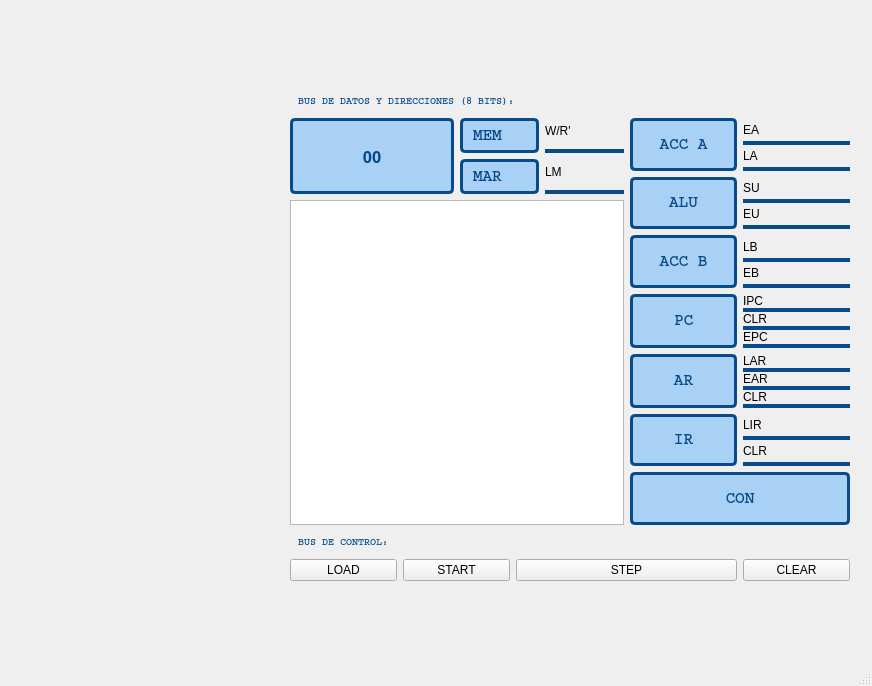
<?xml version="1.0" encoding="UTF-8"?>
<ui version="4.0">
 <class>MainWindow</class>
 <widget class="QMainWindow" name="MainWindow">
  <property name="geometry">
   <rect>
    <x>0</x>
    <y>0</y>
    <width>872</width>
    <height>686</height>
   </rect>
  </property>
  <property name="windowTitle">
   <string>MainWindow</string>
  </property>
  <widget class="QWidget" name="centralwidget">
   <widget class="QWidget" name="">
    <property name="geometry">
     <rect>
      <x>290</x>
      <y>90</y>
      <width>560</width>
      <height>491</height>
     </rect>
    </property>
    <layout class="QGridLayout" name="gridLayout">
     <item row="1" column="0" colspan="3">
      <layout class="QHBoxLayout" name="horizontalLayout_3">
       <item>
        <widget class="QLabel" name="label_OUT">
         <property name="styleSheet">
          <string notr="true">background-color: #A9D0F5; color: #084B8A; font-family: OCR A Extended; border: 3px solid #084B8A; border-radius: 5px; font-weight: bold; font-size: 16px; padding: 5px;</string>
         </property>
         <property name="text">
          <string>00</string>
         </property>
         <property name="alignment">
          <set>Qt::AlignCenter</set>
         </property>
        </widget>
       </item>
       <item>
        <layout class="QVBoxLayout" name="verticalLayout_3">
         <item>
          <layout class="QHBoxLayout" name="horizontalLayout_2">
           <item>
            <widget class="QLabel" name="label_MEM">
             <property name="styleSheet">
              <string notr="true">background-color: #A9D0F5; color: #084B8A; font-family: Courier; border: 3px solid #084B8A; border-radius: 5px; font-weight: bold; font-size: 16px; padding: 5px;</string>
             </property>
             <property name="text">
              <string>MEM</string>
             </property>
            </widget>
           </item>
           <item>
            <layout class="QVBoxLayout" name="verticalLayout">
             <item>
              <widget class="QLabel" name="label_20">
               <property name="text">
                <string>W/R'</string>
               </property>
              </widget>
             </item>
             <item>
              <widget class="QLabel" name="WR">
               <property name="maximumSize">
                <size>
                 <width>16777215</width>
                 <height>4</height>
                </size>
               </property>
               <property name="styleSheet">
                <string notr="true">background-color: #084B8A; </string>
               </property>
               <property name="text">
                <string/>
               </property>
              </widget>
             </item>
            </layout>
           </item>
          </layout>
         </item>
         <item>
          <layout class="QHBoxLayout" name="horizontalLayout">
           <item>
            <widget class="QLabel" name="label_MAR">
             <property name="styleSheet">
              <string notr="true">background-color: #A9D0F5; color: #084B8A; font-family: Courier; border: 3px solid #084B8A; border-radius: 5px; font-weight: bold; font-size: 16px; padding: 5px;</string>
             </property>
             <property name="text">
              <string>MAR</string>
             </property>
            </widget>
           </item>
           <item>
            <layout class="QVBoxLayout" name="verticalLayout_2">
             <item>
              <widget class="QLabel" name="label_24">
               <property name="text">
                <string>LM</string>
               </property>
              </widget>
             </item>
             <item>
              <widget class="QLabel" name="LM">
               <property name="maximumSize">
                <size>
                 <width>16777215</width>
                 <height>4</height>
                </size>
               </property>
               <property name="styleSheet">
                <string notr="true">background-color: #084B8A; </string>
               </property>
               <property name="text">
                <string/>
               </property>
              </widget>
             </item>
            </layout>
           </item>
          </layout>
         </item>
        </layout>
       </item>
      </layout>
     </item>
     <item row="1" column="3" rowspan="2" colspan="2">
      <layout class="QVBoxLayout" name="verticalLayout_10">
       <item>
        <layout class="QHBoxLayout" name="horizontalLayout_4">
         <item>
          <widget class="QLabel" name="label_A">
           <property name="minimumSize">
            <size>
             <width>74</width>
             <height>0</height>
            </size>
           </property>
           <property name="layoutDirection">
            <enum>Qt::LeftToRight</enum>
           </property>
           <property name="styleSheet">
            <string notr="true">background-color: #A9D0F5; color: #084B8A; font-family: Courier; border: 3px solid #084B8A; border-radius: 5px; font-weight: bold; font-size: 16px; padding: 5px;</string>
           </property>
           <property name="text">
            <string>ACC A</string>
           </property>
           <property name="textFormat">
            <enum>Qt::RichText</enum>
           </property>
           <property name="alignment">
            <set>Qt::AlignCenter</set>
           </property>
           <property name="indent">
            <number>0</number>
           </property>
          </widget>
         </item>
         <item>
          <layout class="QVBoxLayout" name="verticalLayout_4">
           <property name="spacing">
            <number>0</number>
           </property>
           <item>
            <widget class="QLabel" name="label_15">
             <property name="text">
              <string>EA</string>
             </property>
            </widget>
           </item>
           <item>
            <widget class="QLabel" name="EA">
             <property name="maximumSize">
              <size>
               <width>16777215</width>
               <height>4</height>
              </size>
             </property>
             <property name="styleSheet">
              <string notr="true">background-color: #084B8A; </string>
             </property>
             <property name="text">
              <string/>
             </property>
            </widget>
           </item>
           <item>
            <widget class="QLabel" name="label_16">
             <property name="text">
              <string>LA</string>
             </property>
            </widget>
           </item>
           <item>
            <widget class="QLabel" name="LA">
             <property name="maximumSize">
              <size>
               <width>16777215</width>
               <height>4</height>
              </size>
             </property>
             <property name="styleSheet">
              <string notr="true">background-color: #084B8A; </string>
             </property>
             <property name="text">
              <string/>
             </property>
            </widget>
           </item>
          </layout>
         </item>
        </layout>
       </item>
       <item>
        <layout class="QHBoxLayout" name="horizontalLayout_5">
         <item>
          <widget class="QLabel" name="label_ALU">
           <property name="minimumSize">
            <size>
             <width>74</width>
             <height>0</height>
            </size>
           </property>
           <property name="layoutDirection">
            <enum>Qt::LeftToRight</enum>
           </property>
           <property name="styleSheet">
            <string notr="true">background-color: #A9D0F5; color: #084B8A; font-family: Courier; border: 3px solid #084B8A; border-radius: 5px; font-weight: bold; font-size: 16px; padding: 5px;</string>
           </property>
           <property name="text">
            <string>ALU</string>
           </property>
           <property name="textFormat">
            <enum>Qt::RichText</enum>
           </property>
           <property name="alignment">
            <set>Qt::AlignCenter</set>
           </property>
           <property name="indent">
            <number>0</number>
           </property>
          </widget>
         </item>
         <item>
          <layout class="QVBoxLayout" name="verticalLayout_5">
           <property name="spacing">
            <number>0</number>
           </property>
           <item>
            <widget class="QLabel" name="label_21">
             <property name="text">
              <string>SU</string>
             </property>
            </widget>
           </item>
           <item>
            <widget class="QLabel" name="SU">
             <property name="maximumSize">
              <size>
               <width>16777215</width>
               <height>4</height>
              </size>
             </property>
             <property name="styleSheet">
              <string notr="true">background-color: #084B8A; </string>
             </property>
             <property name="text">
              <string/>
             </property>
            </widget>
           </item>
           <item>
            <widget class="QLabel" name="label_23">
             <property name="text">
              <string>EU</string>
             </property>
            </widget>
           </item>
           <item>
            <widget class="QLabel" name="EU">
             <property name="maximumSize">
              <size>
               <width>16777215</width>
               <height>4</height>
              </size>
             </property>
             <property name="styleSheet">
              <string notr="true">background-color: #084B8A; </string>
             </property>
             <property name="text">
              <string/>
             </property>
            </widget>
           </item>
          </layout>
         </item>
        </layout>
       </item>
       <item>
        <layout class="QHBoxLayout" name="horizontalLayout_6">
         <item>
          <widget class="QLabel" name="label_B">
           <property name="minimumSize">
            <size>
             <width>74</width>
             <height>0</height>
            </size>
           </property>
           <property name="layoutDirection">
            <enum>Qt::LeftToRight</enum>
           </property>
           <property name="styleSheet">
            <string notr="true">background-color: #A9D0F5; color: #084B8A; font-family: Courier; border: 3px solid #084B8A; border-radius: 5px; font-weight: bold; font-size: 16px; padding: 5px;</string>
           </property>
           <property name="text">
            <string>ACC B</string>
           </property>
           <property name="textFormat">
            <enum>Qt::RichText</enum>
           </property>
           <property name="alignment">
            <set>Qt::AlignCenter</set>
           </property>
           <property name="indent">
            <number>0</number>
           </property>
          </widget>
         </item>
         <item>
          <layout class="QVBoxLayout" name="verticalLayout_6">
           <property name="spacing">
            <number>0</number>
           </property>
           <item>
            <widget class="QLabel" name="label_17">
             <property name="text">
              <string>LB</string>
             </property>
            </widget>
           </item>
           <item>
            <widget class="QLabel" name="LB">
             <property name="maximumSize">
              <size>
               <width>16777215</width>
               <height>4</height>
              </size>
             </property>
             <property name="styleSheet">
              <string notr="true">background-color: #084B8A; </string>
             </property>
             <property name="text">
              <string/>
             </property>
            </widget>
           </item>
           <item>
            <widget class="QLabel" name="label_19">
             <property name="text">
              <string>EB</string>
             </property>
            </widget>
           </item>
           <item>
            <widget class="QLabel" name="EB">
             <property name="maximumSize">
              <size>
               <width>16777215</width>
               <height>4</height>
              </size>
             </property>
             <property name="styleSheet">
              <string notr="true">background-color: #084B8A; </string>
             </property>
             <property name="text">
              <string/>
             </property>
            </widget>
           </item>
          </layout>
         </item>
        </layout>
       </item>
       <item>
        <layout class="QHBoxLayout" name="horizontalLayout_7">
         <item>
          <widget class="QLabel" name="label_PC">
           <property name="minimumSize">
            <size>
             <width>74</width>
             <height>0</height>
            </size>
           </property>
           <property name="layoutDirection">
            <enum>Qt::LeftToRight</enum>
           </property>
           <property name="styleSheet">
            <string notr="true">background-color: #A9D0F5; color: #084B8A; font-family: Courier; border: 3px solid #084B8A; border-radius: 5px; font-weight: bold; font-size: 16px; padding: 5px;</string>
           </property>
           <property name="text">
            <string>PC</string>
           </property>
           <property name="textFormat">
            <enum>Qt::RichText</enum>
           </property>
           <property name="alignment">
            <set>Qt::AlignCenter</set>
           </property>
           <property name="indent">
            <number>0</number>
           </property>
          </widget>
         </item>
         <item>
          <layout class="QVBoxLayout" name="verticalLayout_7">
           <property name="spacing">
            <number>0</number>
           </property>
           <item>
            <widget class="QLabel" name="label_25">
             <property name="text">
              <string>IPC</string>
             </property>
            </widget>
           </item>
           <item>
            <widget class="QLabel" name="IPC">
             <property name="maximumSize">
              <size>
               <width>16777215</width>
               <height>4</height>
              </size>
             </property>
             <property name="styleSheet">
              <string notr="true">background-color: #084B8A; </string>
             </property>
             <property name="text">
              <string/>
             </property>
            </widget>
           </item>
           <item>
            <widget class="QLabel" name="label_26">
             <property name="text">
              <string>CLR</string>
             </property>
            </widget>
           </item>
           <item>
            <widget class="QLabel" name="CLR_PC">
             <property name="maximumSize">
              <size>
               <width>16777215</width>
               <height>4</height>
              </size>
             </property>
             <property name="styleSheet">
              <string notr="true">background-color: #084B8A; </string>
             </property>
             <property name="text">
              <string/>
             </property>
            </widget>
           </item>
           <item>
            <widget class="QLabel" name="label_27">
             <property name="text">
              <string>EPC</string>
             </property>
            </widget>
           </item>
           <item>
            <widget class="QLabel" name="EPC">
             <property name="maximumSize">
              <size>
               <width>16777215</width>
               <height>4</height>
              </size>
             </property>
             <property name="styleSheet">
              <string notr="true">background-color: #084B8A; </string>
             </property>
             <property name="text">
              <string/>
             </property>
            </widget>
           </item>
          </layout>
         </item>
        </layout>
       </item>
       <item>
        <layout class="QHBoxLayout" name="horizontalLayout_8">
         <item>
          <widget class="QLabel" name="label_AR">
           <property name="minimumSize">
            <size>
             <width>74</width>
             <height>0</height>
            </size>
           </property>
           <property name="layoutDirection">
            <enum>Qt::LeftToRight</enum>
           </property>
           <property name="styleSheet">
            <string notr="true">background-color: #A9D0F5; color: #084B8A; font-family: Courier; border: 3px solid #084B8A; border-radius: 5px; font-weight: bold; font-size: 16px; padding: 5px;</string>
           </property>
           <property name="text">
            <string>AR</string>
           </property>
           <property name="textFormat">
            <enum>Qt::RichText</enum>
           </property>
           <property name="alignment">
            <set>Qt::AlignCenter</set>
           </property>
           <property name="indent">
            <number>0</number>
           </property>
          </widget>
         </item>
         <item>
          <layout class="QVBoxLayout" name="verticalLayout_8">
           <property name="spacing">
            <number>0</number>
           </property>
           <item>
            <widget class="QLabel" name="label_28">
             <property name="text">
              <string>LAR</string>
             </property>
            </widget>
           </item>
           <item>
            <widget class="QLabel" name="LAR">
             <property name="maximumSize">
              <size>
               <width>16777215</width>
               <height>4</height>
              </size>
             </property>
             <property name="styleSheet">
              <string notr="true">background-color: #084B8A; </string>
             </property>
             <property name="text">
              <string/>
             </property>
            </widget>
           </item>
           <item>
            <widget class="QLabel" name="label_30">
             <property name="text">
              <string>EAR</string>
             </property>
            </widget>
           </item>
           <item>
            <widget class="QLabel" name="EAR">
             <property name="maximumSize">
              <size>
               <width>16777215</width>
               <height>4</height>
              </size>
             </property>
             <property name="styleSheet">
              <string notr="true">background-color: #084B8A; </string>
             </property>
             <property name="text">
              <string/>
             </property>
            </widget>
           </item>
           <item>
            <widget class="QLabel" name="label_31">
             <property name="text">
              <string>CLR</string>
             </property>
            </widget>
           </item>
           <item>
            <widget class="QLabel" name="CLR_AR">
             <property name="maximumSize">
              <size>
               <width>16777215</width>
               <height>4</height>
              </size>
             </property>
             <property name="styleSheet">
              <string notr="true">background-color: #084B8A; </string>
             </property>
             <property name="text">
              <string/>
             </property>
            </widget>
           </item>
          </layout>
         </item>
        </layout>
       </item>
       <item>
        <layout class="QHBoxLayout" name="horizontalLayout_9">
         <item>
          <widget class="QLabel" name="label_IR">
           <property name="minimumSize">
            <size>
             <width>74</width>
             <height>0</height>
            </size>
           </property>
           <property name="layoutDirection">
            <enum>Qt::LeftToRight</enum>
           </property>
           <property name="styleSheet">
            <string notr="true">background-color: #A9D0F5; color: #084B8A; font-family: Courier; border: 3px solid #084B8A; border-radius: 5px; font-weight: bold; font-size: 16px; padding: 5px;</string>
           </property>
           <property name="text">
            <string>IR</string>
           </property>
           <property name="textFormat">
            <enum>Qt::RichText</enum>
           </property>
           <property name="alignment">
            <set>Qt::AlignCenter</set>
           </property>
           <property name="indent">
            <number>0</number>
           </property>
          </widget>
         </item>
         <item>
          <layout class="QVBoxLayout" name="verticalLayout_9">
           <property name="spacing">
            <number>0</number>
           </property>
           <item>
            <widget class="QLabel" name="label_33">
             <property name="text">
              <string>LIR</string>
             </property>
            </widget>
           </item>
           <item>
            <widget class="QLabel" name="LIR">
             <property name="maximumSize">
              <size>
               <width>16777215</width>
               <height>4</height>
              </size>
             </property>
             <property name="styleSheet">
              <string notr="true">background-color: #084B8A; </string>
             </property>
             <property name="text">
              <string/>
             </property>
            </widget>
           </item>
           <item>
            <widget class="QLabel" name="label_35">
             <property name="sizePolicy">
              <sizepolicy hsizetype="Ignored" vsizetype="Preferred">
               <horstretch>0</horstretch>
               <verstretch>0</verstretch>
              </sizepolicy>
             </property>
             <property name="text">
              <string>CLR</string>
             </property>
            </widget>
           </item>
           <item>
            <widget class="QLabel" name="CLR_IR">
             <property name="maximumSize">
              <size>
               <width>16777215</width>
               <height>4</height>
              </size>
             </property>
             <property name="styleSheet">
              <string notr="true">background-color: #084B8A; </string>
             </property>
             <property name="text">
              <string/>
             </property>
            </widget>
           </item>
          </layout>
         </item>
        </layout>
       </item>
       <item>
        <widget class="QLabel" name="label_CON">
         <property name="layoutDirection">
          <enum>Qt::LeftToRight</enum>
         </property>
         <property name="styleSheet">
          <string notr="true">background-color: #A9D0F5; color: #084B8A; font-family: Courier; border: 3px solid #084B8A; border-radius: 5px; font-weight: bold; font-size: 16px; padding: 5px;</string>
         </property>
         <property name="text">
          <string>CON</string>
         </property>
         <property name="textFormat">
          <enum>Qt::RichText</enum>
         </property>
         <property name="alignment">
          <set>Qt::AlignCenter</set>
         </property>
         <property name="indent">
          <number>0</number>
         </property>
        </widget>
       </item>
      </layout>
     </item>
     <item row="2" column="0" colspan="3">
      <widget class="QTableWidget" name="tabla_memoria">
       <attribute name="horizontalHeaderStretchLastSection">
        <bool>true</bool>
       </attribute>
      </widget>
     </item>
     <item row="3" column="0" colspan="2">
      <widget class="QLabel" name="label_bus_control">
       <property name="styleSheet">
        <string notr="true">color: #084B8A; font-family: Courier;  font-weight: bold; font-size: 10px; padding: 5px;</string>
       </property>
       <property name="text">
        <string>BUS DE CONTROL:</string>
       </property>
      </widget>
     </item>
     <item row="4" column="0">
      <widget class="QPushButton" name="btn_load">
       <property name="text">
        <string>LOAD</string>
       </property>
      </widget>
     </item>
     <item row="4" column="1">
      <widget class="QPushButton" name="btn_start">
       <property name="text">
        <string>START</string>
       </property>
      </widget>
     </item>
     <item row="4" column="2" colspan="2">
      <widget class="QPushButton" name="btn_paso">
       <property name="text">
        <string>STEP</string>
       </property>
      </widget>
     </item>
     <item row="4" column="4">
      <widget class="QPushButton" name="btn_clear">
       <property name="text">
        <string>CLEAR</string>
       </property>
      </widget>
     </item>
     <item row="0" column="0" colspan="4">
      <widget class="QLabel" name="label_bus_datos">
       <property name="styleSheet">
        <string notr="true">color: #084B8A; font-family: Courier;  font-weight: bold; font-size: 10px; padding: 5px;</string>
       </property>
       <property name="text">
        <string>BUS DE DATOS Y DIRECCIONES (8 BITS):</string>
       </property>
      </widget>
     </item>
    </layout>
   </widget>
  </widget>
  <widget class="QMenuBar" name="menubar">
   <property name="geometry">
    <rect>
     <x>0</x>
     <y>0</y>
     <width>872</width>
     <height>22</height>
    </rect>
   </property>
  </widget>
  <widget class="QStatusBar" name="statusbar"/>
 </widget>
 <resources/>
 <connections/>
</ui>
